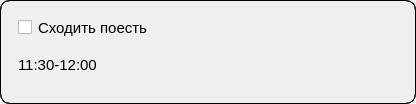
<?xml version="1.0" encoding="UTF-8"?>
<ui version="4.0">
 <class>Form</class>
 <widget class="QWidget" name="Form">
  <property name="geometry">
   <rect>
    <x>0</x>
    <y>0</y>
    <width>416</width>
    <height>104</height>
   </rect>
  </property>
  <property name="windowTitle">
   <string>Задача</string>
  </property>
  <property name="styleSheet">
   <string notr="true">border: 1px solid black;
border-radius: 10px</string>
  </property>
  <layout class="QGridLayout" name="gridLayout">
   <property name="leftMargin">
    <number>0</number>
   </property>
   <property name="topMargin">
    <number>0</number>
   </property>
   <property name="rightMargin">
    <number>0</number>
   </property>
   <property name="bottomMargin">
    <number>0</number>
   </property>
   <property name="spacing">
    <number>0</number>
   </property>
   <item row="0" column="0">
    <widget class="QWidget" name="widget" native="true">
     <layout class="QHBoxLayout" name="horizontalLayout">
      <item>
       <widget class="QWidget" name="widget_3" native="true">
        <property name="sizePolicy">
         <sizepolicy hsizetype="Expanding" vsizetype="Preferred">
          <horstretch>0</horstretch>
          <verstretch>0</verstretch>
         </sizepolicy>
        </property>
        <property name="styleSheet">
         <string notr="true">border: 0px</string>
        </property>
        <layout class="QVBoxLayout" name="verticalLayout">
         <item>
          <widget class="QCheckBox" name="checkBox_work">
           <property name="font">
            <font>
             <pointsize>11</pointsize>
            </font>
           </property>
           <property name="text">
            <string>Сходить поесть</string>
           </property>
          </widget>
         </item>
         <item>
          <widget class="QLabel" name="label_work_time">
           <property name="font">
            <font>
             <pointsize>11</pointsize>
            </font>
           </property>
           <property name="text">
            <string>11:30-12:00</string>
           </property>
           <property name="scaledContents">
            <bool>true</bool>
           </property>
          </widget>
         </item>
        </layout>
       </widget>
      </item>
      <item>
       <widget class="QWidget" name="widget_4" native="true">
        <property name="sizePolicy">
         <sizepolicy hsizetype="Preferred" vsizetype="Preferred">
          <horstretch>0</horstretch>
          <verstretch>0</verstretch>
         </sizepolicy>
        </property>
        <property name="styleSheet">
         <string notr="true">border: 0px
</string>
        </property>
        <layout class="QHBoxLayout" name="horizontalLayout_3">
         <property name="spacing">
          <number>-1</number>
         </property>
         <property name="leftMargin">
          <number>0</number>
         </property>
         <property name="rightMargin">
          <number>0</number>
         </property>
         <property name="bottomMargin">
          <number>0</number>
         </property>
         <item>
          <widget class="QPushButton" name="pushButton_work_edit">
           <property name="sizePolicy">
            <sizepolicy hsizetype="Minimum" vsizetype="Minimum">
             <horstretch>0</horstretch>
             <verstretch>0</verstretch>
            </sizepolicy>
           </property>
           <property name="minimumSize">
            <size>
             <width>40</width>
             <height>40</height>
            </size>
           </property>
           <property name="maximumSize">
            <size>
             <width>40</width>
             <height>40</height>
            </size>
           </property>
           <property name="sizeIncrement">
            <size>
             <width>1</width>
             <height>1</height>
            </size>
           </property>
           <property name="baseSize">
            <size>
             <width>1</width>
             <height>1</height>
            </size>
           </property>
           <property name="text">
            <string/>
           </property>
           <property name="icon">
            <iconset>
             <normaloff>../data/icon-edit.png</normaloff>../data/icon-edit.png</iconset>
           </property>
           <property name="iconSize">
            <size>
             <width>40</width>
             <height>40</height>
            </size>
           </property>
          </widget>
         </item>
         <item>
          <widget class="QPushButton" name="pushButton_work_del">
           <property name="minimumSize">
            <size>
             <width>40</width>
             <height>40</height>
            </size>
           </property>
           <property name="maximumSize">
            <size>
             <width>40</width>
             <height>40</height>
            </size>
           </property>
           <property name="sizeIncrement">
            <size>
             <width>1</width>
             <height>1</height>
            </size>
           </property>
           <property name="baseSize">
            <size>
             <width>1</width>
             <height>1</height>
            </size>
           </property>
           <property name="text">
            <string/>
           </property>
           <property name="icon">
            <iconset>
             <normaloff>../data/icon-trash.png</normaloff>../data/icon-trash.png</iconset>
           </property>
           <property name="iconSize">
            <size>
             <width>40</width>
             <height>40</height>
            </size>
           </property>
          </widget>
         </item>
        </layout>
       </widget>
      </item>
     </layout>
    </widget>
   </item>
  </layout>
 </widget>
 <resources/>
 <connections/>
</ui>
